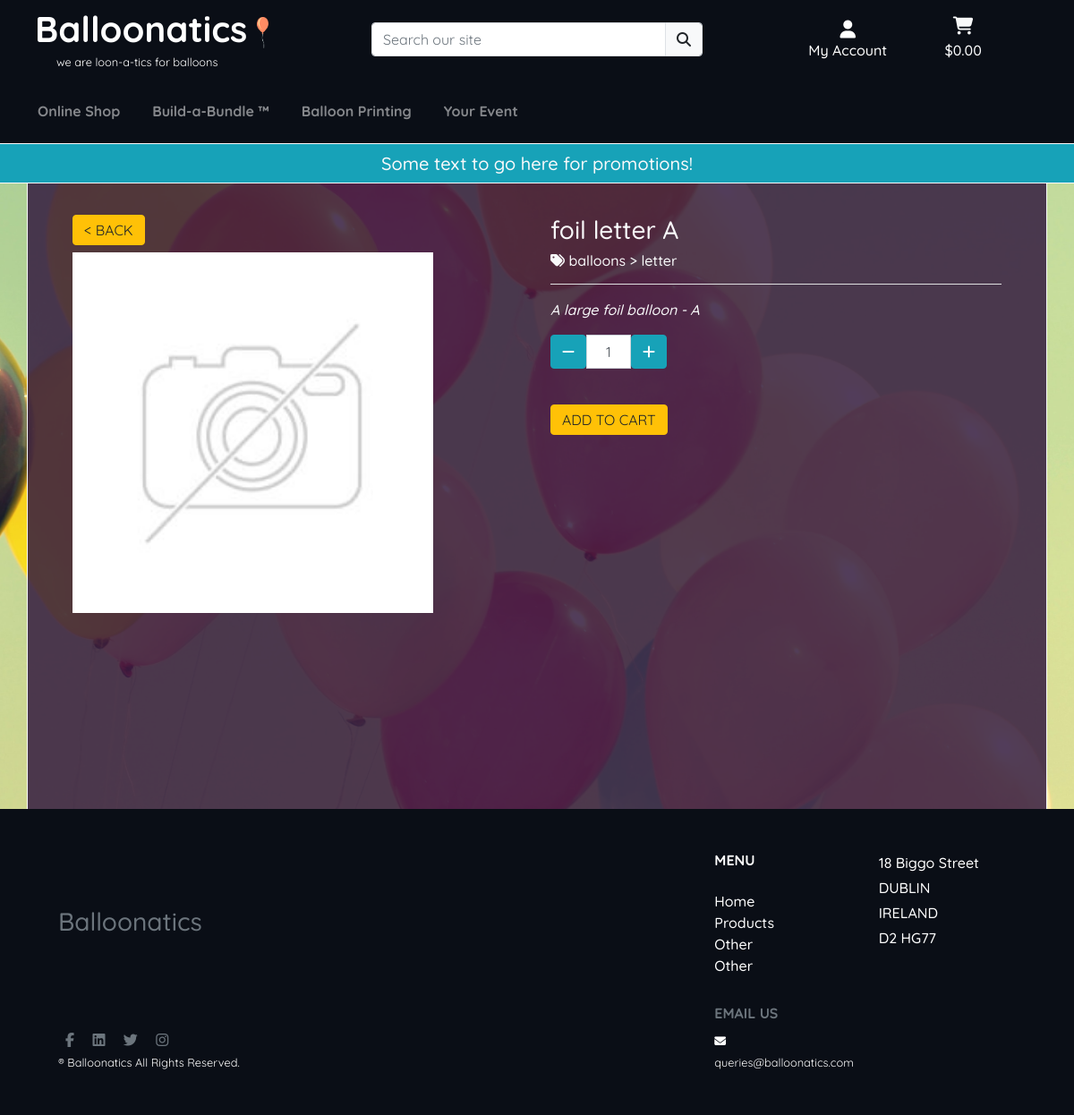
Page /products/6/ on the earlier database version.
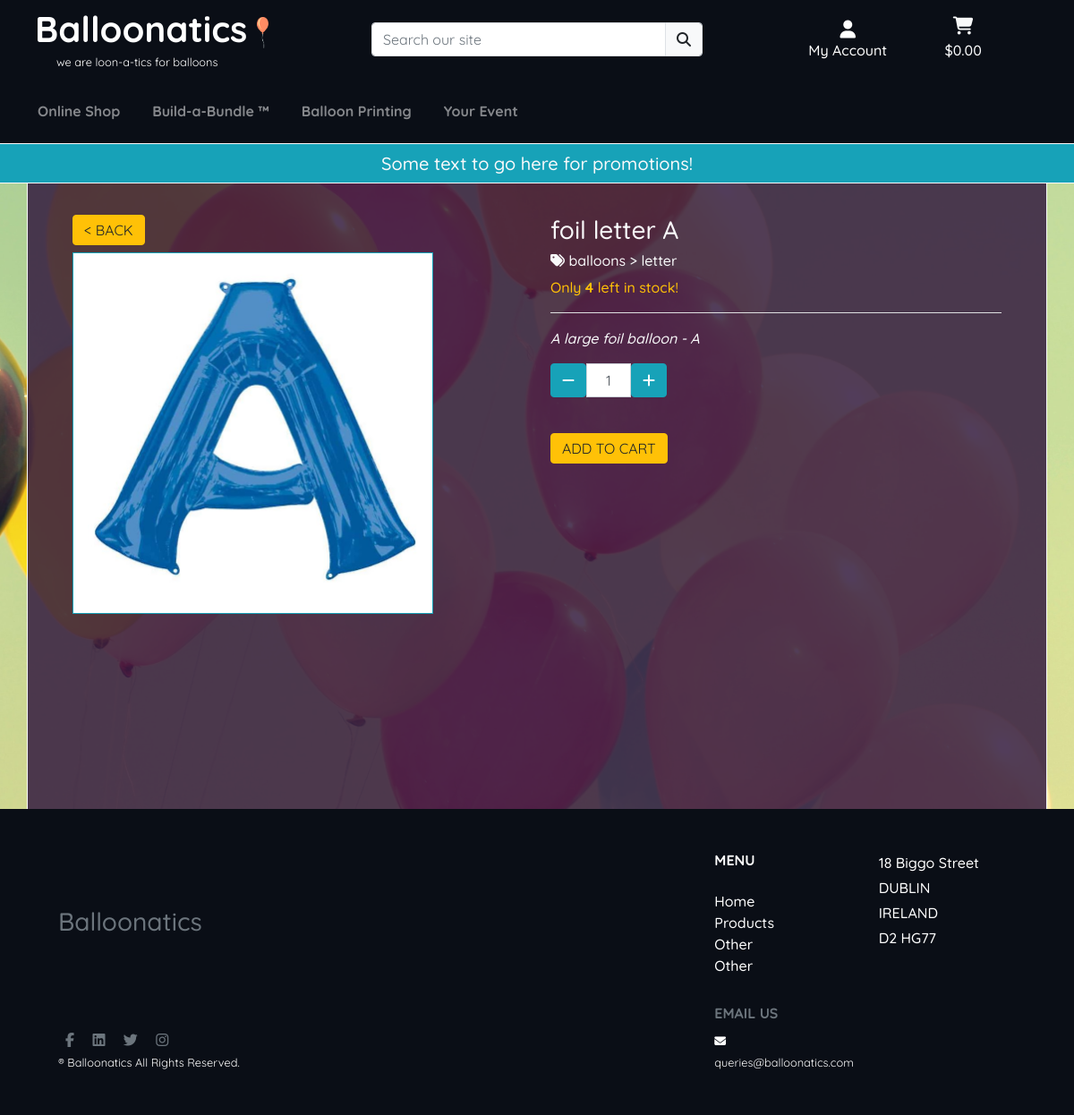
Same page on the later database version.
### products/models.py (models this page shows, shortened)
class Product(models.Model):
    name = models.CharField(max_length=254, null=False, blank=False)
    category = models.ForeignKey('Category', null=True, blank=True,
                                 on_delete=models.SET_NULL)
    sub_category = models.ForeignKey('Sub_Category', null=True, blank=True,
                                     on_delete=models.SET_NULL)
    material = models.ForeignKey('Material', null=True, blank=True,
                                 on_delete=models.SET_NULL)
    uuid = models.CharField(max_length=254, null=True, blank=True)
    description = models.TextField()
    full_price = models.DecimalField(max_digits=6, decimal_places=2, blank=False,
                                default=0.00, validators=[MinValueValidator(
                                    Decimal('0.00'))])
    discounted_price = models.DecimalField(max_digits=6, decimal_places=2,
                                           blank=False, default=0.00,
                                           validators=[MinValueValidator(
                                               Decimal('0.00'))])
    rating = models.DecimalField(max_digits=6, decimal_places=2, null=True,
                                 blank=True, validators=[MinValueValidator(
                                     Decimal('0.00')), MaxValueValidator(
                                         Decimal('5.00'))])
    image = models.ImageField(null=True, blank=True)
    message = models.CharField(max_length=254, null=True, blank=True)
    is_printable = models.BooleanField(default=False)
    age = models.PositiveIntegerField(null=True, blank=True)
    color = models.ForeignKey('Color', null=True, blank=True,
                              on_delete=models.SET_NULL)
    size = models.ForeignKey('Size', null=True, blank=True,
                             on_delete=models.SET_NULL)
    qty_held = models.PositiveIntegerField(default=0)
    shipped_inflated = models.BooleanField(default=False)
    qty_in_bag = models.PositiveIntegerField(default=0) #remove and use annotation
    def calc_qty_in_bag(self, cart):
        if str(self.pk) in cart:
            return cart[str(self.pk)]
        else:
            return 0

class Category(models.Model):
    class Meta:
        verbose_name_plural = 'Categories'
    name = models.CharField(max_length=254)
    display_name = models.CharField(max_length=254, null=True, blank=True)
    image = models.ImageField(null=True, blank=True)
    def __str__(self):
        return self.name

class Sub_Category(models.Model):
    class Meta:
        verbose_name_plural = 'Sub_Categories'
    name = models.CharField(max_length=254)
    display_name = models.CharField(max_length=254, null=True, blank=True)
    image = models.ImageField(null=True, blank=True)
    def __str__(self):
        return self.name

### products/views.py (the view)
# urls.py: path('<int:product_id>/', views.product_detail, name='product_detail'),
def product_detail(request, product_id):
    product = get_object_or_404(Product, pk=product_id)
    cart = request.session.get('cart', {})
    qty_in_cart = product.calc_qty_in_bag(cart)
    product.qty_in_cart = qty_in_cart
    context = {
        'product': product,
        'product_alert_qty_threshold': settings.QTY_LOW_ALERT_THRESHOLD,
    }
    return render(request, 'products/product_detail.html', context)

### products/templates/products/product_detail.html (shortened to what this page needs)
{% extends 'base.html' %}
{% load static %}
{% block content %}
<div class="container bg-container-dark text-light py-5" id="product-detail-container">
    <div class="row mt-2">
        <div class="col-6">
            <div class="row mt-0 mb-2">
                <div class="col-12">
                    <input type=button value="&#60; back" class="btn btn-warning m-0 py-1 text-uppercase" onClick="javascript:history.go(-1);">
                </div>
            </div>
            {% if product.image %}
                <img src="{{ product.image.url }}" class="img-fluid border border-info product-detail-img" alt="{{ product.name }}">
            {% else %}
                <img src="{{ MEDIA_URL }}noimage.png" class="img-fluid product-detail-img" alt="{{ product.name }}">
            {% endif %}
        </div>
        <div class="col-6">
            <h3>{{ product.name }}</h3>
            <h6>
                <i class="fas fa-tags"></i>
                <a href="{% url 'sub_categories' %}?category={{ product.category }}" class="text-light text-decoration-none"> {{ product.category }}</a> >
                <a href="{% url 'products' %}?sub_category={{ product.sub_category }}" class="text-light text-decoration-none">{{ product.sub_category }}</a>
            </h6>
            {% if product_alert_qty_threshold > product.qty_held %}
                <p class="text-warning mb-0">Only <strong>{{product.qty_held}}</strong> left in stock!</p>
            {% endif %}
            <hr class="bg-light">
            <p><i>{{ product.description }}</i></p>
            <form action="{% url 'add_product_to_cart' product.id %}" method="POST">
                <div class="form-row">
                    <div class="col-12 align-content-left mb-3">
                        <div class="input-group">
                            <span class="input-group-btn">
                                <button type="button" class="quantity-left-minus btn btn-info btn-number border-info" data-type="minus"
                                    data-field="">
                                    <span class="fas fa-minus"></span>
                                </button>
                            </span>
                            <input type="text" id="qty" name="qty" class="form-control input-number text-center qty-input border-top-info border-bottom-info" value="1"
                                min="1" max="100">
                            <span class="input-group-btn">
                                <button type="button" class="quantity-right-plus btn btn-info btn-number border-info" data-type="plus"
                                    data-field="">
                                    <span class="fas fa-plus"></span>
                                </button>
                            </span>
                        </div>
                    </div>
                    <div class="col-12 align-content-left mt-3">
                        <input type="submit" class="btn btn-warning py-1 mt-2 mb-5 text-uppercase" value="add to cart">
                    </div>
                </div>
            </form>
        </div>
    </div>
</div>
{% endblock %}

### templates/base.html (shortened to what this page needs)
{% load static %}
<!doctype html>
<html lang="en">
  <head>
    {% block corecss %}
        <link rel="stylesheet" href="https://stackpath.bootstrapcdn.com/bootstrap/4.4.1/css/bootstrap.min.css">
        <link rel="stylesheet" href="{% static 'css/style.css' %}">
    {% endblock %}
  </head>
  <body>
      <header class="container-fluid fixed-top">
        <div id="topnav" class="row bg-site d-none d-lg-flex">
            <div class="col-12 col-lg-4 w-auto my-auto">
                <a href="{% url 'home' %}" class="nav-link main-logo-link ml-2 mr-0">
                    <div class="d-flex">
                        <h1 class="my-0">
                            <strong>Balloonatics</strong>
                            <span><img src="{{ MEDIA_URL }}orange-balloon.png" class="logo-balloon" alt="orange-balloon"></span>
                        </h1>
                    </div>
                    <p class="pl-4 mb-0"><small>we are loon-a-tics for balloons</small></p>
                </a>
            </div>
            <div class="col-12 col-lg-4 my-auto py-1 py-lg-0">
                <form method="GET" action="#">
                    <div class="input-group w-100">
                        <input class="form-control border" type="text" name="q" placeholder="Search our site">
                        <div class="input-group-append">
                            <button class="form-control btn btn-light border" type="submit">
                                <span class="icon">
                                    <i class="fas fa-search"></i>
                                </span>
                            </button>
                        </div>
                    </div>
                </form>
            </div>
            <div class="col-12 col-lg-4 my-auto py-1 py-lg-0">
                <ul class="list-inline list-unstyled text-center my-0">
                    <li class="list-inline-item dropdown">
                        <a class="text-black nav-link" href="#" id="user-options" data-toggle="dropdown" aria-haspopup="true" aria-expanded="false">
                            <div class="text-center">
                                <div><i class="fas fa-user fa-lg" id="account-icon"></i></div>
                                {% if request.user.is_authenticated %}
                                    <p class="my-0" id="account-text">{{ request.user }}</p>
                                {% else %}
                                    <p class="my-0" id="account-text">My Account</p>
                                {% endif %}
                            </div>
                        </a>
                    </li>
                    <li class="list-inline-item">
                        <a class="text-light {% if grand_total %}font-weight-bold{% else %}text-light{% endif %} nav-link" href="{% url 'view_cart' %}">
                            <div class="text-center">
                                <div><i class="fas fa-shopping-cart fa-lg"></i></div>
                                <p class="my-1">
                                    {% if grand_total %}
                                        ${{ grand_total|floatformat:2 }}
                                    {% else %}
                                        $0.00
                                    {% endif %}
                                </p>
                            </div>
                        </a>
                    </li>
                </ul>
            </div>
        </div>
        <div class="row bg-site">
            <div class="col-12 px-0">
                <nav class="navbar navbar-expand-lg navbar-dark">
                    {% include 'includes/main-nav.html' %}
                </nav>
            </div>
        </div>
        <div id="delivery-banner" class="row text-center border-top border-bottom border-light bg-info align-items-center d-none d-lg-flex">
            <div class="col">
                <h5 class="my-1 text-light">Some text to go here for promotions!</h5>
            </div>
        </div>
      </header>
    <div class="container header-container">
    </div>
      <div class="content-container">
      {% block content %}
      {% endblock %}
      </div>
    <div class="container-fluid pb-0 mb-0 justify-content-center bg-site">
     <footer>
         <div class="row my-0 justify-content-center py-5">
             <div class="col-11">
                 <div class="row ">
                     <div class="col-xl-8 col-md-4 col-sm-4 col-12 my-auto mx-auto a">
                         <h3 class="text-muted mb-md-0 mb-5 bold-text">Balloonatics</h3>
                     </div>
                     <div class="col-xl-2 col-md-4 col-sm-4 col-12">
                         <h6 class="mb-3 mb-lg-4 bold-text "><b>MENU</b></h6>
                         <ul class="list-unstyled">
                             <li>Home</li>
                             <li>Products</li>
                             <li>Other</li>
                             <li>Other</li>
                         </ul>
                     </div>
                     <div class="col-xl-2 col-md-4 col-sm-4 col-12">
                         <p class="mb-1">18 Biggo Street</p>
                         <p class="mb-1">DUBLIN</p>
                         <p class="mb-1">IRELAND</p>
                         <p class="mb-1">D2 HG77</p>
                     </div>
                 </div>
                 <div class="row ">
                     <div class="col-xl-8 col-md-4 col-sm-4 col-auto my-md-0 mt-5 order-sm-1 order-3 align-self-end">
                         <p class="social text-muted mb-0 pb-0 bold-text">
                            <span class="mx-2">
                                <i class="fa fa-facebook" aria-hidden="true"></i>
                            </span>
                            <span class="mx-2">
                                <i class="fa fa-linkedin-square" aria-hidden="true"></i>
                            </span>
                            <span class="mx-2">
                                <i class="fa fa-twitter" aria-hidden="true"></i>
                            </span>
                            <span class="mx-2"><i class="fa fa-instagram" aria-hidden="true"></i>
                            </span>
                        </p>
                        <small class="rights">
                            <span>&#174;</span>
                            Balloonatics All Rights Reserved.
                        </small>
                     </div>
                     <div class="col-xl-2 col-md-4 col-sm-4 col-auto order-2 align-self-end mt-3 ">
                         <h6 class="text-muted bold-text"><b>EMAIL US</b></h6><small><span><i class="fa fa-envelope" aria-hidden="true"></i></span> queries@balloonatics.com</small>
                     </div>
                 </div>
             </div>
         </div>
     </footer>
 </div>
  </body>
</html>

### templates/includes/main-nav.html (shortened to what this page needs)
<div class="collapse navbar-collapse" id="main-nav">
    <ul class="navbar-nav w-auto mx-auto m-sm-2">
        <li class="nav-item dropdown">
            <a class="font-weight-bold nav-link" href="#" id="shop-link" data-toggle="dropdown" aria-haspopup="true" aria-expanded="false">
                Online Shop
            </a>
        </li>
        <li class="nav-item dropdown">
            <a class="font-weight-bold nav-link" href="{% url 'bundle_categories' %}" id="buildabundle-link">
                Build-a-Bundle &trade;
            </a>
        </li>
        <li class="nav-item dropdown">
            <a class="font-weight-bold nav-link" href="{% url 'load_print_selector' %}" id="balloon-printing-link">
                Balloon Printing
            </a>
        </li>
        <li class="nav-item dropdown">
            <a class="font-weight-bold nav-link" href="{% url 'events' %}" id="your-event-link">
                Your Event
            </a>
        </li>
    </ul>
</div>

Differences in the rows shown:
changed Product "foil letter A": image: picture added; qty_held (not shown) → "4"
Other differences:
text now shown: "Only left in stock!"
